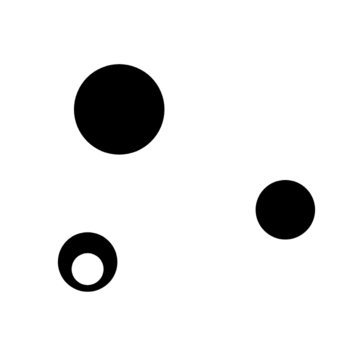
#> input picture week3-python/data/images/5_new.png, 360 x 360 px
$ jupyter execute Quiz_Blob_Detection.ipynb   (shell and % lines are left out)
#> lines starting #> are read from the running program, lines starting #| are printed output that depends on the picture; after the words box and inside, x2 and y2 are one past the last pixel; in counts of white or black regions, pixels touching at a corner belong together
[cell 1]
import cv2
import matplotlib.pyplot as plt

import matplotlib
matplotlib.rcParams['figure.figsize'] = [12.0, 12.0]
matplotlib.rcParams['image.cmap'] = 'gray'

[cell 2]
im = cv2.imread("data/images/5_new.png", cv2.IMREAD_GRAYSCALE)
#> im is the input picture: shape (360, 360); min 0, max 255, mean 233

detector = cv2.SimpleBlobDetector_create()

keypoints = detector.detect(im)
#> keypoints = 1 keypoints; (x, y, size): (285, 209, 60.4)

im = cv2.cvtColor(im, cv2.COLOR_GRAY2BGR)

for k in keypoints:
    x, y = k.pt
    x = int(round(x))
    y = int(round(y))
    cv2.circle(im, (x, y), 5, (255, 255, 255), -1)
    diameter = k.size
    radius = int(round(diameter / 2))
    cv2.circle(im, (x, y), radius, (0, 0, 255), 2)
#> this loop made 1 pass
#> (k, x, y, diameter, radius) on pass 1: (keypoint at (284.9, 209.2), size 60.4, 285, 209, 60.38, 30)
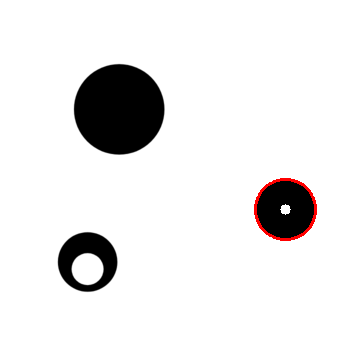
#> im: shape (360, 360, 3); 0.5% of pixels changed, all inside (x1, y1, x2, y2) = (254, 178, 317, 241)
plt.imshow(im[:, :, ::-1])

[cell 3]
params = cv2.SimpleBlobDetector_Params()

[cell 4]
params.minThreshold = 10
params.maxThreshold = 200

params.filterByArea = False
params.minArea = 1500

params.filterByCircularity = False
params.minCircularity = 0.1

params.filterByConvexity = False
params.minConvexity = 0.87

params.filterByInertia = True
params.minInertiaRatio = 0.01

detector = cv2.SimpleBlobDetector_create(params)

im = cv2.imread("data/images/6_new.png", cv2.IMREAD_GRAYSCALE)
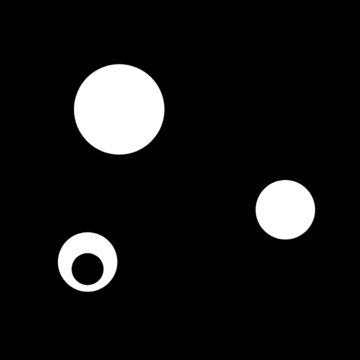
#> input picture week3-python/data/images/6_new.png, 360 x 360 px
#> im is the input picture: shape (360, 360); min 0, max 255, mean 22
keypoints = detector.detect(im)
#> keypoints = 1 keypoints; (x, y, size): (87, 265, 33.4)

im = cv2.cvtColor(im, cv2.COLOR_GRAY2BGR)

for k in keypoints:
    x, y = k.pt
    x = int(round(x))
    y = int(round(y))
    cv2.circle(im, (x, y), 5, (0, 0, 0), -1)
    diameter = k.size
    radius = int(round(diameter / 2))
    cv2.circle(im, (x, y), radius, (0, 0, 255), 2)
#> this loop made 1 pass
#> (k, x, y, diameter, radius) on pass 1: (keypoint at (87.1, 265.1), size 33.4, 87, 265, 33.39, 17)
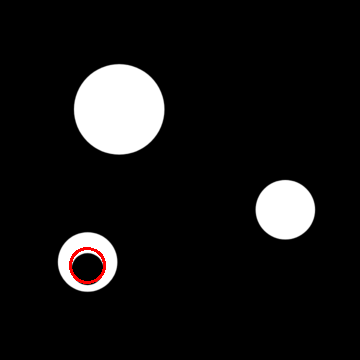
#> im: shape (360, 360, 3); 0.26% of pixels changed, all inside (x1, y1, x2, y2) = (69, 247, 106, 284)
plt.imshow(im[:, :, ::-1])
